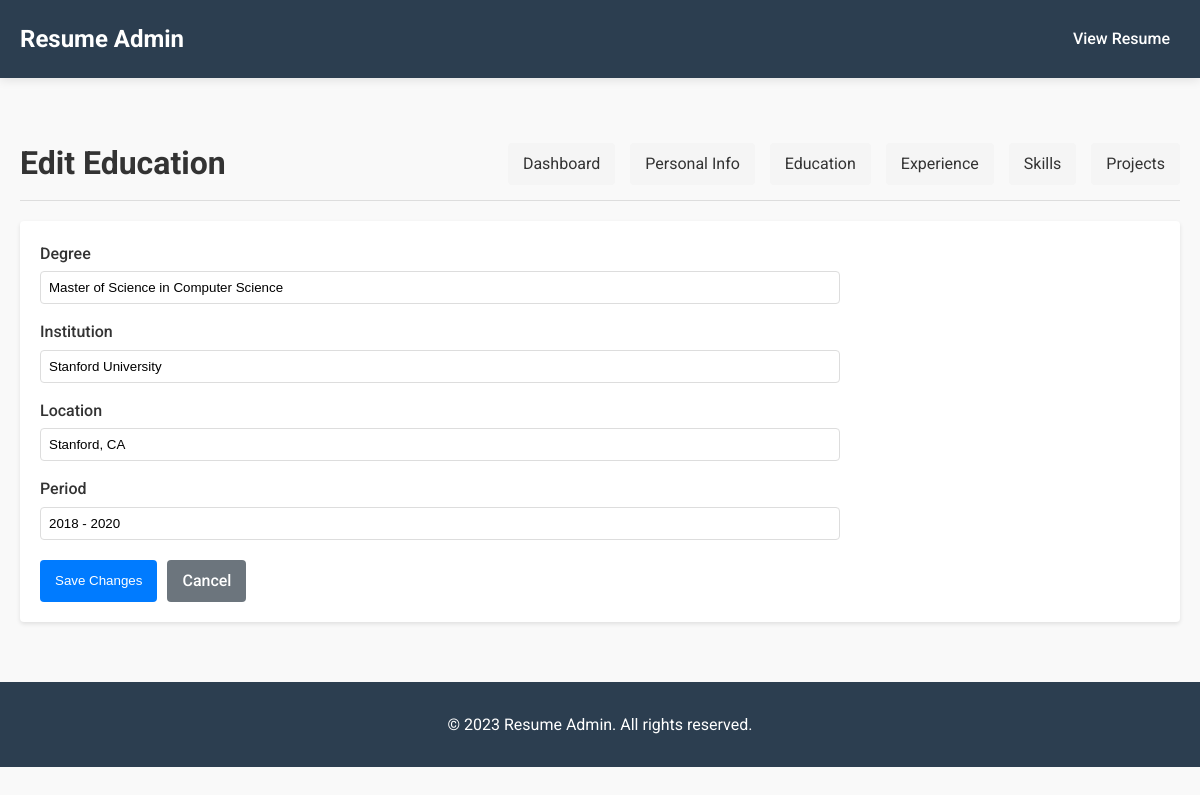
Screenshot of /admin/education/edit/1 with the database file from the repository.
### models.py (models this page shows, shortened)
class Education(db.Model):
    id = db.Column(db.Integer, primary_key=True)
    degree = db.Column(db.String(100), nullable=False)
    institution = db.Column(db.String(100), nullable=False)
    location = db.Column(db.String(100), nullable=False)
    period = db.Column(db.String(50), nullable=False)

### app.py (the view)
@app.route('/admin/education/edit/<int:id>', methods=['GET', 'POST'])
def edit_education(id):
    education = Education.query.get_or_404(id)
    form = EducationForm(obj=education)
    if form.validate_on_submit():
        form.populate_obj(education)
        db.session.commit()
        flash('Education entry updated successfully!', 'success')
        return redirect(url_for('list_education'))
    return render_template('admin/edit_education.html', form=form, is_add=False)

### forms.py
class EducationForm(FlaskForm):
    id = HiddenField()
    degree = StringField('Degree', validators=[DataRequired(), Length(max=100)])
    institution = StringField('Institution', validators=[DataRequired(), Length(max=100)])
    location = StringField('Location', validators=[DataRequired(), Length(max=100)])
    period = StringField('Period', validators=[DataRequired(), Length(max=50)])
    submit = SubmitField('Save Changes')

### templates/admin/edit_education.html (shortened to what this page needs)
{% extends "admin/layout.html" %}
{% block header %}{% if is_add %}Add Education{% else %}Edit Education{% endif %}{% endblock %}
{% block content %}
<div class="edit-education">
    <form method="POST" class="admin-form">
        <div class="form-group">
            {{ form.degree.label }}
            {{ form.degree(class="form-control") }}
        </div>
        <div class="form-group">
            {{ form.institution.label }}
            {{ form.institution(class="form-control") }}
        </div>
        <div class="form-group">
            {{ form.location.label }}
            {{ form.location(class="form-control") }}
        </div>
        <div class="form-group">
            {{ form.period.label }}
            {{ form.period(class="form-control") }}
        </div>
        <div class="form-actions">
            {{ form.submit(class="btn btn-primary") }}
            <a href="{{ url_for('list_education') }}" class="btn btn-secondary">Cancel</a>
        </div>
    </form>
</div>
{% endblock %}

### static/css/style.css (style rules this page uses)
:root { --primary-color: #2c3e50; --secondary-color: #3498db; --accent-color: #e74c3c; --text-color: #333; --light-text: #777; --background-color: #f9f9f9; --card-background: #fff; --border-color: #eaeaea; --shadow: 0 2px 10px rgba(0, 0, 0, 0.1); }
* { margin: 0; padding: 0; box-sizing: border-box; }
body { font-family: 'Roboto', sans-serif; line-height: 1.6; color: var(--text-color); background-color: var(--background-color); }
a { text-decoration: none; color: var(--secondary-color); transition: color 0.3s ease; }

### templates/admin/layout.html (style rules this page uses)
.admin-form { max-width: 800px; }
.form-group { margin-bottom: 15px; }
.form-group label { display: block; margin-bottom: 5px; font-weight: 500; }
.form-control { width: 100%; padding: 8px; border: 1px solid #ddd; border-radius: 4px; }
.btn { padding: 8px 15px; border: none; border-radius: 4px; cursor: pointer; font-weight: 500; }
.btn-primary { background-color: #007bff; color: white; }

### templates/admin/edit_education.html (style rules this page uses)
.edit-education { max-width: 800px; }
.form-actions { margin-top: 20px; display: flex; gap: 10px; }
.btn-secondary { background-color: #6c757d; color: white; }

### rows the page displays
Education: degree "Master of Science in Computer Science", institution "Stanford University", location "Stanford, CA", period "2018 - 2020"
